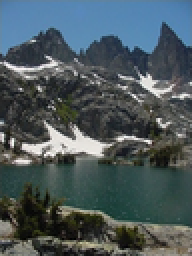
%> input picture Test Images/river.png, 96 x 128 px, shrunk from 284 x 380 before the run (shown 2 times larger)
$ octave bilateral_filter_color.m   (GNU Octave 9; MATLAB toolbox functions it lacks are replaced by stand-ins)
%> lines starting %> are read from the running program, lines starting %| are printed output that depends on the picture
clc;
clear;
close all;

Gaussian = @(x, sigma) ((1/(2*pi*sigma^2)) * e^(-(x^2) / (2*sigma^2))); % Gaussian function

image_input = imread("river.png");
%> image_input is the input picture: size 128x96x3 uint8; mean R, G, B 75.4, 88.5, 92.6
sigma_s = 10;
sigma_r = 0.1;
window_size = 5;
half_window_size = ceil(window_size/2);

image_input = rgb2ycbcr(image_input);
%> image_input: size 128x96x3 uint8; mean of channels 1, 2, 3 89, 131.7, 121.9
image_input_gray = (double(image_input(:, :, 1)))/255.0; % take the gray color image
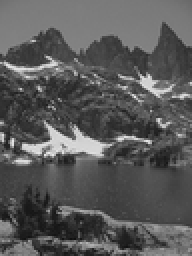
%> image_input_gray: size 128x96 double (shown 2 times larger); min 0.0627, max 0.918, mean 0.349
[Rows, Columns, number_of_color_channels] = size(image_input);
%> Rows = 128; Columns = 96; number_of_color_channels = 3

for p_x = half_window_size: Rows-half_window_size
    for p_y = half_window_size: Columns-half_window_size
        P = [p_x p_y];
        I_p = image_input_gray(p_x, p_y);
        I_p_output = 0.0;
        W_p = 0.0;

        for r = 1: window_size
            for c = 1: window_size
                q_x = p_x-half_window_size+r;
                q_y = p_y-half_window_size+c;
                Q = [q_x q_y];
                I_q = image_input_gray(q_x, q_y);

                w = Gaussian(norm(P-Q),sigma_s) * Gaussian(I_p-I_q, sigma_r);
                I_p_output = I_p_output + w * I_q;
                W_p = W_p + w;

            end
        end
        I_p_output = I_p_output / W_p;
        image_output(p_x-half_window_size+1, p_y-half_window_size+1) = I_p_output;

    end
end
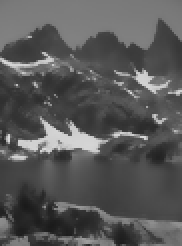
%> image_output: size 123x91 double (shown 2 times larger); min 0.105, max 0.855, mean 0.345

output = uint8(image_output*255.0);
output(:,:,2)= image_input(half_window_size:Rows-half_window_size,half_window_size:Columns-half_window_size,2);
output(:,:,3)= image_input(half_window_size:Rows-half_window_size,half_window_size:Columns-half_window_size,3);
%> output: size 123x91x3 uint8; mean of channels 1, 2, 3 88, 131.5, 122
output = ycbcr2rgb(output);
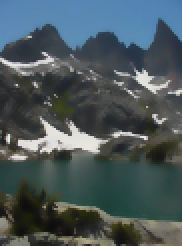
%> output: size 123x91x3 uint8 (shown 2 times larger); mean R, G, B 74.3, 87.3, 91

imshow(output);
parameters = sprintf("sigma_s = %d sigma_r = %d window = %d", sigma_s, sigma_r, window_size);
title(parameters)
imwrite(output, "river_filtered.png");
